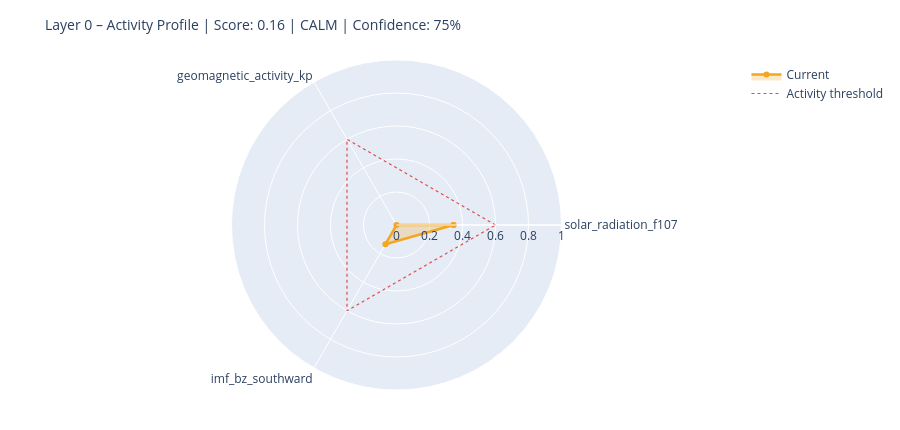

Source (notebook cell):
### Markdown cell above
---
## 6. State Assessment & Handoff to Layer 1

### Code cell
# ============================================================
# STEP 1 – Collect raw values with source modes
# Mode: 'primary' | 'fallback_3h' | 'last_valid' | 'missing'
# ============================================================

def safe_last(df, col):
    if df is None or col not in df.columns: return None
    s = df[col].dropna()
    return float(s.iloc[-1]) if not s.empty else None

f107_now = safe_last(df_f107, 'f10.7')
bz_now   = safe_last(df_mag,  'bz_gsm')
kp_now   = safe_last(df_kp,   'kp')
sw_now   = safe_last(df_sw,   'speed')

source_modes = {
    'F10.7':    'primary'  if f107_now is not None else 'missing',
    'Kp':       'primary'  if kp_now   is not None else 'missing',
    'IMF_Bz':   'primary'  if bz_now   is not None else 'missing',
    'SW_speed': 'primary'  if sw_now   is not None else 'missing',
}

# Kp Fallback – 3h endpoint
if kp_now is None:
    try:
        r = requests.get(
            'https://services.swpc.noaa.gov/json/noaa-planetary-k-index.json',
            timeout=10)
        r.raise_for_status()
        fb = pd.DataFrame(r.json())
        tc = next((c for c in fb.columns if 'time' in c.lower()), fb.columns[0])
        kc = next((c for c in fb.columns if 'kp' in c.lower() and c != tc), None)
        if kc:
            fb[kc] = fb[kc].astype(str).str.extract(r'([0-9]+(?:\.[0-9]*)?)')[0]
            fb[kc] = pd.to_numeric(fb[kc], errors='coerce')
            fb = fb[fb[kc] >= 0].dropna(subset=[kc])
            if not fb.empty:
                kp_now = float(fb[kc].iloc[-1])
                source_modes['Kp'] = 'fallback_3h'
                print(f'  Kp fallback (3h): {kp_now:.1f}')
    except Exception as e:
        print(f'  Kp fallback failed: {e}')

# Solar Wind Fallback – last valid value
if sw_now is None and df_sw is not None and 'speed' in df_sw.columns:
    s = df_sw['speed'].dropna()
    if not s.empty:
        sw_now = float(s.iloc[-1])
        source_modes['SW_speed'] = 'last_valid'
        print(f'  SW fallback (last_valid): {sw_now:.0f} km/s')

print()
print('Source modes:', source_modes)

# ============================================================
# STEP 2 – Score from available components only
# ============================================================

def norm(v, lo, hi):
    if v is None: return None
    return max(0.0, min(1.0, (v - lo) / (hi - lo)))

COMPONENTS = {
    'solar_radiation_f107':    (f107_now, norm(f107_now, 60, 250)),
    'geomagnetic_activity_kp': (kp_now,   norm(kp_now,   0,   9)),
    'imf_bz_southward':        (bz_now,   norm(-(bz_now or 0) if bz_now else None, -5, 30)
                                           if bz_now is not None else None),
    'solar_wind_speed':        (sw_now,   norm(sw_now, 300, 800)),
}

available   = {k: v[1] for k, v in COMPONENTS.items() if v[1] is not None}
unavailable = [k for k, v in COMPONENTS.items() if v[1] is None]

layer0_score = round(sum(available.values()) / len(available), 4) if available else None
confidence   = round(len(available) / len(COMPONENTS), 2)

level = ('unknown'  if layer0_score is None
         else 'calm'     if layer0_score < 0.3
         else 'moderate' if layer0_score < 0.6
         else 'active')

# ============================================================
# STEP 3 – Dominant Driver
# ============================================================

def dominant_driver(kp, f107, bz, sw):
    candidates = []
    if kp   is not None and kp   >= 4:   candidates.append(('geomagnetic',    kp / 9))
    if sw   is not None and sw   >= 500:  candidates.append(('solar_wind',     sw / 800))
    if bz   is not None and bz   <= -5:   candidates.append(('imf_southward',  abs(bz) / 30))
    if f107 is not None and f107 >= 150:  candidates.append(('solar_radiation',f107 / 250))
    return max(candidates, key=lambda x: x[1])[0] if candidates else 'none'

driver = dominant_driver(kp_now, f107_now, bz_now, sw_now)

# ============================================================
# STEP 4 – Downstream expectations
# ============================================================

def downstream_expectation(driver, score, kp, bz, f107):
    exp = {
        'magnetosphere':        'calm',
        'ionosphere':           'calm',
        'schumann_resonance':   'unchanged',
        'lithosphere_currents': 'low',
    }
    if driver == 'geomagnetic' or (kp and kp >= 5):
        exp['magnetosphere']        = 'compressed / storm'
        exp['ionosphere']           = 'elevated disturbance (TEC variability)'
        exp['schumann_resonance']   = 'elevated amplitude possible'
        exp['lithosphere_currents'] = 'elevated induction currents'
    elif driver == 'imf_southward' or (bz and bz <= -5):
        exp['magnetosphere']        = 'energy coupling active'
        exp['ionosphere']           = 'elevated electron density possible'
        exp['schumann_resonance']   = 'slight modulation possible'
    elif driver == 'solar_radiation' or (f107 and f107 >= 150):
        exp['ionosphere']           = 'elevated ionization (F-layer)'
        exp['schumann_resonance']   = 'slightly elevated background activity'
    return exp

downstream = downstream_expectation(driver, layer0_score, kp_now, bz_now, f107_now)

# ============================================================
# CONSOLE OUTPUT
# ============================================================

W = 58
print('=' * W)
print('LAYER 0 – STATE ASSESSMENT')
print('=' * W)
for name, (raw_v, score_v) in COMPONENTS.items():
    if score_v is not None:
        bar = '█' * int(score_v * 20) + '░' * (20 - int(score_v * 20))
        print(f'  {name:<35}  {bar}  {score_v:.2f}')
    else:
        print(f'  {name:<35}  {"─" * 20}  n/a')
print('-' * W)
print(f'  Score ({len(available)}/{len(COMPONENTS)} components):  {layer0_score:.3f}')
print(f'  Confidence:         {confidence:.0%}')
print(f'  Level:              {level.upper()}')
print(f'  Dominant Driver:    {driver}')

# Radar chart
cats = list(available.keys())
vals = list(available.values())
if len(cats) >= 3:
    fig = go.Figure()
    fig.add_trace(go.Scatterpolar(
        r=vals + [vals[0]], theta=cats + [cats[0]],
        fill='toself', fillcolor='rgba(242,166,35,0.25)',
        line=dict(color='#F2A623', width=2.5), name='Current'
    ))
    fig.add_trace(go.Scatterpolar(
        r=[0.6] * (len(cats) + 1), theta=cats + [cats[0]],
        line=dict(color='#E24B4A', dash='dot', width=1.2),
        mode='lines', name='Activity threshold'
    ))
    fig.update_layout(
        title=dict(text=f'Layer 0 – Activity Profile | Score: {layer0_score:.2f} | {level.upper()} | Confidence: {confidence:.0%}',
                   font=dict(size=14)),
        polar=dict(radialaxis=dict(visible=True, range=[0, 1])),
        height=430, showlegend=True,
        margin=dict(l=60, r=60, t=60, b=40)
    )
    fig.show()

### Figure 1 — Plotly figure (JSON) as saved in the notebook; plotly's stock layout.template omitted (floating-point values rounded to 4 significant figures)
{"data": [{"fill": "toself", "fillcolor": "rgba(242,166,35,0.25)", "line": {"color": "#F2A623", "width": 2.5}, "name": "Current", "r": [0.3457, 0.0, 0.1349, 0.3457], "theta": ["solar_radiation_f107", "geomagnetic_activity_kp", "imf_bz_southward", "solar_radiation_f107"], "type": "scatterpolar"}, {"line": {"color": "#E24B4A", "dash": "dot", "width": 1.2}, "mode": "lines", "name": "Activity threshold", "r": [0.6, 0.6, 0.6, 0.6], "theta": ["solar_radiation_f107", "geomagnetic_activity_kp", "imf_bz_southward", "solar_radiation_f107"], "type": "scatterpolar"}], "layout": {"height": 430, "margin": {"b": 40, "l": 60, "r": 60, "t": 60}, "polar": {"radialaxis": {"range": [0, 1], "visible": true}}, "showlegend": true, "title": {"font": {"size": 14}, "text": "Layer 0 – Activity Profile | Score: 0.16 | CALM | Confidence: 75%"}}}
